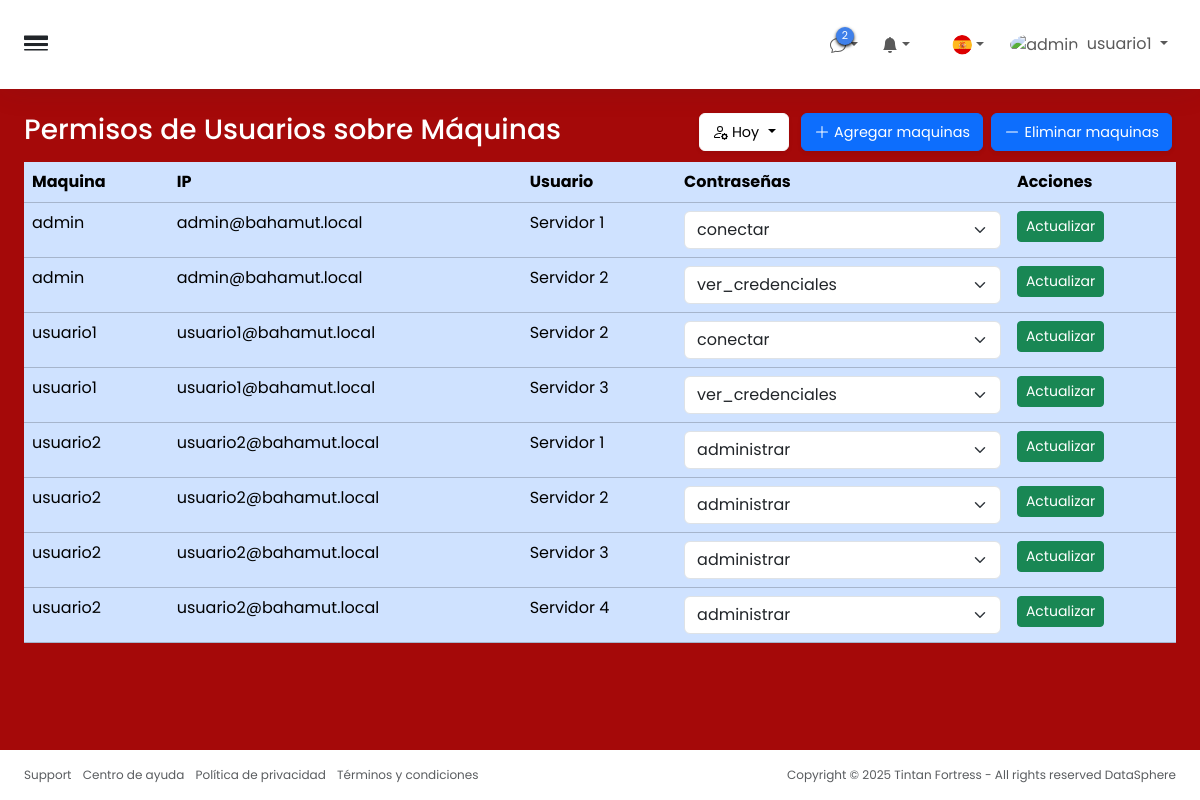
The app's page /permisos.php (signed in) with its own data.
### tables this page shows
CREATE TABLE permisos_usuarios_maquinas (
    id_usuario INT NOT NULL,
    id_maquina INT NOT NULL,
    nivel_permiso VARCHAR(50) NOT NULL,
    PRIMARY KEY (id_usuario, id_maquina),
    FOREIGN KEY (id_usuario) REFERENCES usuarios(id) ON DELETE CASCADE,
    FOREIGN KEY (id_maquina) REFERENCES maquinas(id) ON DELETE CASCADE
);

CREATE TABLE usuarios (
    id INT AUTO_INCREMENT PRIMARY KEY,
    nombre_usuario VARCHAR(100) NOT NULL UNIQUE,
    contraseña TEXT NOT NULL, 
    correo_electronico VARCHAR(255),
    id_rol INT NOT NULL,
    imagen varchar(255),
    creado_en TIMESTAMP DEFAULT CURRENT_TIMESTAMP,
    CONSTRAINT fk_usuarios_rol FOREIGN KEY (id_rol) REFERENCES roles(id)
);

CREATE TABLE maquinas (
    id INT AUTO_INCREMENT PRIMARY KEY,
    nombre VARCHAR(100) NOT NULL,
    direccion_ip VARCHAR(45) NOT NULL,
    descripcion TEXT,
    creada_en TIMESTAMP DEFAULT CURRENT_TIMESTAMP
);

### permisos.php (the view, shortened to what this page needs)
<?php
try {
    include 'conexion.php';
    $nombreUsuario = $_SESSION['nombre'];
    ?>
    <!DOCTYPE html>
    <html lang="es">
    <head>
        <link rel="stylesheet" href="css/index.css">
        <link href="https://cdn.jsdelivr.net/npm/bootstrap@5.3.6/dist/css/bootstrap.min.css" rel="stylesheet"
>
        <link rel="stylesheet" href="https://cdn.jsdelivr.net/npm/bootstrap-icons@1.13.1/font/bootstrap-icons.min.css">
    </head>
    <body>
        <div class="wrapper w-100 d-flex align-items-start justify-content-between bg-black">
            <div class="main">
                <nav
                    class="navbar-main d-flex justify-content-between align-items-center p-4 navbar navbar-expand navbar-light">
                    <span class="sidebar-toggle d-flex align-items-center fs-4">
                        <i class="bi bi-border-width" id=toggle></i>
                    </span>
                    <div class="navbar-collapse collapse">
                        <div class="navbar-align navbar-nav ms-auto">
                            <div class="me-2 nav-item dropdown d-flex position-relative">
                                <a id="element" class="d-flex align-items-center nav-link nav-icon dropdown-toggle"
                                    aria-expanded="true">
                                    <div class="position-relative">
                                        <span class="indicator">2</span>
                                    </div>
                                </a>
                            </div>
                            <div class="me-2 nav-item dropdown d-flex position-relative">
                                <a id="element" class="d-flex align-items-center nav-link nav-icon dropdown-toggle"
                                    aria-expanded="true">
                                    <div class="position-relative">
                                        <svg xmlns="http://www.w3.org/2000/svg" width="16" height="16" fill="currentColor"
                                            class="bi bi-bell-fill" viewBox="0 0 16 16">
                                            <path
                                                d="M8 16a2 2 0 0 0 2-2H6a2 2 0 0 0 2 2m.995-14.901a1 1 0 1 0-1.99 0A5 5 0 0 0 3 6c0 1.098-.5 6-2 7h14c-1.5-1-2-5.902-2-7 0-2.42-1.72-4.44-4.005-4.901" />
                                        </svg>
                                    </div>
                                </a>
                            </div>
                            <a href="#" type="button" class="nav-icon modes nav-link d-flex align-items-center"></a>
                            <div class="me-2 nav-item dropdown d-flex position-relative">
                                <a id="element"
                                    class="nav-flag d-flex align-items-center nav-icon nav-link  dropdown-toggle"
                                    aria-expanded="true">
                                    <div class="position-relative">
                                        <img src="img/españa.webp" alt="" class="img-fluid">
                                    </div>
                                </a>
                            </div>
                            <div class="nav-item dropdown nav-item-user">
                                <span class="d-none d-sm-inline-block nav-icon" aria-expanded="true">
                                    <a href="#" class="nav-link dropdown-toggle" aria-expanded="false">
                                        <img src="img/usuarios/admin.jpeg" alt="admin"
                                            class="avatar img-fluid rounded-circle me-1" width="40" height="40">
                                        <span><?= htmlspecialchars($nombreUsuario) ?></span>
                                    </a>
                                </span>
                            </div>
                        </div>
                    </div>
                </nav>
                <div class="content">
                    <div class="p-0 container-fluid">
                        <div class="mb-2 mb-xl-2 row">
                            <div class="d-none d-sm-block col-auto">
                                <h3>Permisos de Usuarios sobre Máquinas</h3>
                            </div>
                            <div class="ms-auto text-end mt-n1 col-auto">
                                <div class="d-inline me-2 dropdown">
                                    <button type="button" class="nav-icon bg-white shadow-sm dropdown-toggle btn btn-light"
                                        aria-expanded="true">
                                        <span style="font-size: .9rem;">Hoy</span>
                                    </button>
                                </div>
                                <button type="button" class="button-icon shadow-sm me-1 btn btn-primary">
                                    <svg xmlns="http://www.w3.org/2000/svg" width="16" height="16" fill="currentColor"
                                        class="bi bi-plus-lg" viewBox="0 0 16 16">
                                        <path fill-rule="evenodd"
                                            d="M8 2a.5.5 0 0 1 .5.5v5h5a.5.5 0 0 1 0 1h-5v5a.5.5 0 0 1-1 0v-5h-5a.5.5 0 0 1 0-1h5v-5A.5.5 0 0 1 8 2" />
                                    </svg>
                                    <span style="font-size: .9rem;">Agregar maquinas</span>
                                </button>
                                <button type="button" class="button-icon shadow-sm me-1 btn btn-primary">
                                    <svg xmlns="http://www.w3.org/2000/svg" width="16" height="16" fill="currentColor"
                                        class="bi bi-dash-lg" viewBox="0 0 16 16">
                                        <path fill-rule="evenodd"
                                            d="M2 8a.5.5 0 0 1 .5-.5h11a.5.5 0 0 1 0 1h-11A.5.5 0 0 1 2 8" />
                                    </svg>
                                    <span style="font-size: .9rem;">Eliminar maquinas</span>
                                </button>
                            </div>
                        </div>
                        <table class=" table table-primary">
                            <thead>
                                <tr>
                                    <th>Maquina</th>
                                    <th>IP</th>
                                    <th>Usuario</th>
                                    <th>Contraseñas</th>
                                    <th>Acciones</th>
                                </tr>
                            </thead>
                            <tbody>
                                <?php
                                    $sql = "SELECT p.id_usuario, p.id_maquina, p.nivel_permiso,
                                    u.nombre_usuario, u.correo_electronico,
                                    m.nombre AS maquina
                                    FROM permisos_usuarios_maquinas p
                                    JOIN usuarios u ON p.id_usuario = u.id
                                    JOIN maquinas m ON p.id_maquina = m.id
                                    ORDER BY u.id, m.id";
                                    $stmt = $conn->query($sql);
                                    foreach ($stmt as $row):
                                ?>
                                <tr>
                                    <form method="POST" action="modificaciones_permisosJ.php">
                                        <td><?= htmlspecialchars($row['nombre_usuario']) ?></td>
                                        <td><?= htmlspecialchars($row['correo_electronico']) ?></td>
                                        <td><?= htmlspecialchars($row['maquina']) ?></td>
                                        <td>
                                            <select name="nivel_permiso" class="form-select">
                                                <option <?= $row['nivel_permiso'] === 'conectar' ? 'selected' : '' ?>>conectar</option>
                                                <option <?= $row['nivel_permiso'] === 'ver_credenciales' ? 'selected' : '' ?>>ver_credenciales</option>
                                                <option <?= $row['nivel_permiso'] === 'administrar' ? 'selected' : '' ?>>administrar</option>
                                            </select>
                                        </td>
                                        <td>
                                            <button class="btn btn-sm btn-success">Actualizar</button>
                                        </td>
                                    </form>
                                </tr>
                                <?php endforeach; ?>
                            </tbody>
                        </table>
                    </div>
                </div>
                <footer class="footer bg-white py-3">
                    <div class="container-fluid">
                        <div class="text-muted row">
                            <div class="text-start d-flex col-6">
                                <ul class="list-inline mb-0">
                                    <li class="list-inline-item"><a href="#" class="text-muted">Support</a></li>
                                    <li class="list-inline-item"><a href="#" class="text-muted">Centro de ayuda</a></li>
                                    <li class="list-inline-item"><a href="#" class="text-muted">Política de privacidad</a>
                                    </li>
                                    <li class="list-inline-item"><a href="#" class="text-muted">Términos y condiciones</a>
                                    </li>
                                </ul>
                            </div>
                            <div class="text-end col-6">
                                <p class="mb-0">Copyright © 2025 Tintan Fortress - All rights reserved <a href="#"
                                        class="text-muted">DataSphere</a></p>
                            </div>
                        </div>
                    </div>
                </footer>
            </div>
        </div>
    </body>
    </html>
    <?php
} catch (PDOException $e) {
    die("Error en la conexión a la base de datos: " . $e->getMessage());
}
?>

### css/index.css (style rules this page uses)
* { margin: 0; padding: 0; box-sizing: border-box; list-style: none; text-decoration: none; font-family: "Poppins",serif; }
:root { --color-primary: #202434; --color-primary-light: #293042; --color-accent-blue: #3f80ea; --color-white: white; --color-black: black; --color-gray-light: #ced4da; --color-gray-blue-trasnparent: #e2e8ee80 --transition-speed-fast: .4s ease-in-out; --transition-speed-slow: .6s ease-in-out; }
a { text-decoration: none !important; }
ul { padding-left: 0 !important; }
li { list-style: none !important; }
img { height: 20px; margin-left: 2px; }
h3 { color: white !important; }
.wrapper { width: 100%; align-items: stretch; display: flex; }
.main { display: flex; width: 100%; height: 100vh; overflow-y: scroll; min-width: 0; transition: margin-left .35s ease-in-out, left .35s ease-in-out, margin-right .35s ease-in-out, right .35s ease-in-out; flex-direction: column; }
.navbar-main { border-bottom: 0 !important; box-shadow: 0 0 2rem #2930421a !important; background-color: var(--color-white) !important; }
#toggle { cursor: pointer !important; }
.nav-item-user { cursor: pointer !important; }
.nav-item .indicator { background: #3f80ea; box-shadow: 0 .1rem .2rem black; border-radius: 50%; display: block; height: 18px; width: 18px; position: absolute; padding: 1px; top: -5px; right: -8px; text-align: center; font-size: .675rem; color: var(--color-white); transition: all .2s ease-in-out; }
.text-muted { color: rgba(108, 117, 125, .75); font-size: 12px; margin-bottom: 0; }
#element { cursor: pointer; }
.nav-flag img { height: 20px; width: 20px; border-radius: 50%; object-fit: cover; }
.content { padding: 2.5rem 2.5rem 1.5rem; flex: 1; direction: 1fr; background-color: rgb(165, 9, 9); }
footer { padding: 1rem 0.75rem; background-color: var(--color-white); direction: ltr; }
@media (min-width: 1px) and (max-width:2570px) { .content { padding: 1.5rem !important; } }

### records on screen
permisos_usuarios_maquinas: id_usuario.nombre_usuario "admin", id_usuario.correo_electronico "admin@bahamut.local", id_maquina.nombre "Servidor 1", nivel_permiso "conectar"
permisos_usuarios_maquinas: id_usuario.nombre_usuario "admin", id_usuario.correo_electronico "admin@bahamut.local", id_maquina.nombre "Servidor 2", nivel_permiso "ver_credenciales"
permisos_usuarios_maquinas: id_usuario.nombre_usuario "usuario1", id_usuario.correo_electronico "usuario1@bahamut.local", id_maquina.nombre "Servidor 2", nivel_permiso "conectar"
permisos_usuarios_maquinas: id_usuario.nombre_usuario "usuario1", id_usuario.correo_electronico "usuario1@bahamut.local", id_maquina.nombre "Servidor 3", nivel_permiso "ver_credenciales"
permisos_usuarios_maquinas: id_usuario.nombre_usuario "usuario2", id_usuario.correo_electronico "usuario2@bahamut.local", id_maquina.nombre "Servidor 1", nivel_permiso "administrar"
permisos_usuarios_maquinas: id_usuario.nombre_usuario "usuario2", id_usuario.correo_electronico "usuario2@bahamut.local", id_maquina.nombre "Servidor 2", nivel_permiso "administrar"
permisos_usuarios_maquinas: id_usuario.nombre_usuario "usuario2", id_usuario.correo_electronico "usuario2@bahamut.local", id_maquina.nombre "Servidor 3", nivel_permiso "administrar"
permisos_usuarios_maquinas: id_usuario.nombre_usuario "usuario2", id_usuario.correo_electronico "usuario2@bahamut.local", id_maquina.nombre "Servidor 4", nivel_permiso "administrar"

### other values on screen
$nombreUsuario "usuario1"
